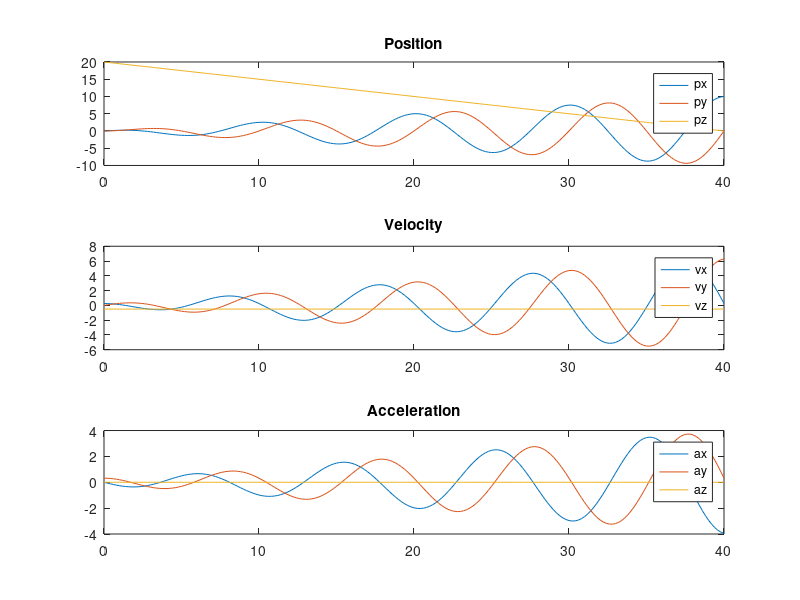
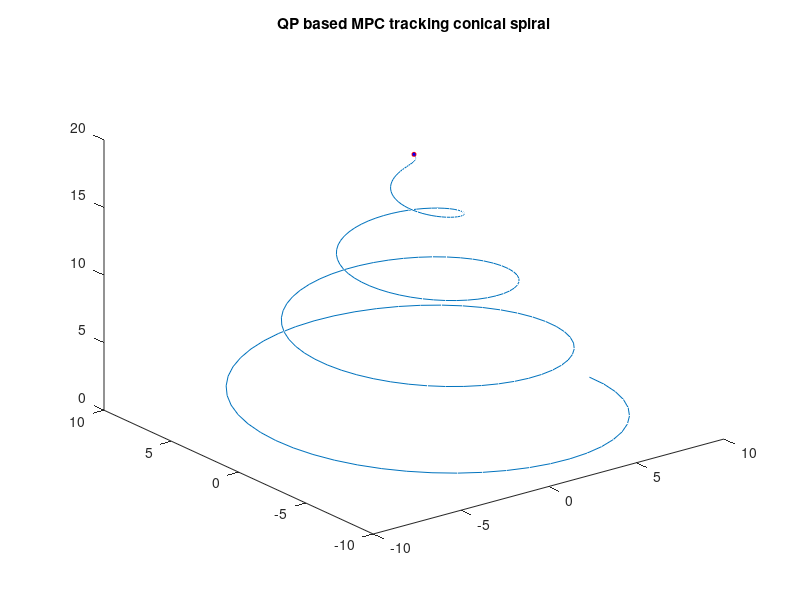

MATLAB code to generate these figures, in order: (Note: this script raises an error after producing the figures.)
close all;
clc;
clear;

%% Initial Condtions of the traj.
p_0 = [0,0,20];
v_0 = [0.25,0,-0.5];
a_0 = [0,0.5,0];

amp = 0.25; %0.25;
w = 0.2*pi; %0.0795; 
sample = 80; %200;
t_down = sample/2; %40
t_c = t_down;
z_0 = p_0(3);
i = 0;
dt = 0.2;
K = 20;

%soft constraints
v_u = [6,6,6];
v_d = [-6,-6,-1];
a_u = [3,3,3];
a_d = [-3,-3,-1];


%% Plot the reference traj.
for t = 0:dt:t_down
    
    i = i + 1;
    
    px(i) =  amp * t * cos(w * t);
    py(i) =  amp * t * sin(w * t);
    pz(i) = 20 - 0.5 * t;
    
    vx(i) = amp*cos(w*t)-amp*w*t.*sin(w*t);
    vy(i) = amp*sin(w*t)+amp*w*t.*cos(w*t);
    vz(i) = -0.5;
    
    ax(i) = -amp*w*sin(w*t)-amp*w*sin(w*t)-amp*w^2*t.*cos(w*t);
    ay(i) = amp*w*cos(w*t)+amp*w*cos(w*t)-amp*w^2*t.*sin(w*t);
    az(i) = 0;
    
end

t = 0:dt:t_down;

figure(1)

subplot(3,1,1)
plot(t,px)
hold on
plot(t,py)
hold on 
plot(t,pz)
legend('px','py','pz');
title('Position');

subplot(3,1,2)
plot(t,vx)
hold on
plot(t,vy)
hold on 
plot(t,vz)
legend('vx','vy','vz');
title('Velocity');


subplot(3,1,3)
plot(t,ax)
hold on
plot(t,ay)
hold on 
plot(t,az)
legend('ax','ay','az');
title('Acceleration');

figure(2)
plot3(px, py, pz);
title('QP based MPC tracking conical spiral')
hold on

%% MPC
j = 1;

log = [0 p_0 v_0 a_0];
plot3(log(j,2),log(j,3),log(j,4),'bo',...
            'MarkerSize',3,...
            'MarkerEdgeColor','r',...
            'MarkerFaceColor','b')
hold on

i= 0;
for t = dt:dt:t_down

    j = j + 1;
    t_f = t+K*dt-dt;
    p = zeros(K,3);
    v = zeros(K,3);
    a = zeros(K,3);
    
    for t_p = t:dt:t_f
        
        i = i + 1;
        
        p(i,1) = amp*t_p.*cos(w*t_p);
        p(i,2) = amp*t_p.*sin(w*t_p);
        p(i,3) = p_0(3)+ v_0(3)*t_p;
        
        v(i,1) = amp*cos(w*t_p)-amp*w*t_p.*sin(w*t_p);
        v(i,2) = amp*sin(w*t_p)+amp*w*t_p.*cos(w*t_p);
        v(i,3) = -0.5+0.5/(1+1/dt*t_down)*i;
        
        a(i,1) = -amp*w*sin(w*t_p)-amp*w*sin(w*t_p)-amp*w^2*t_p.*cos(w*t_p);
        a(i,2) = amp*w*cos(w*t_p)+amp*w*cos(w*t_p)-amp*w^2*t_p.*sin(w*t_p);
        a(i,3) = 0.5/(1+1/dt*t_down);
        
    end
    
    i = 0;
    
    for k =1:3
        p0 = p_0(k);
        v0 = v_0(k);
        a0 = a_0(k);
        vu = v_u(k);
        vd = v_d(k);
        au = a_u(k);
        ad = a_d(k);
        p_r = p(:,k);
        v_r = v(:,k);
        a_r = a(:,k);
        log_ = QP_based_MPC_Tracking(k, K, dt, p_r, v_r, a_r, p0, v0, a0,vu,vd,au,ad,t);
        p_0(k) = log_(2);
        v_0(k) = log_(3);
        a_0(k) = log_(4);
    end

    log = [log;t p_0 v_0 a_0];
    
    plot3(log(j,2),log(j,3),log(j,4),'bo',...
            'MarkerSize',3,...
            'MarkerEdgeColor','r',...
            'MarkerFaceColor','b');
    drawnow 
    %pause(0.03)
end

t = 0:dt:t_down;

figure(3)

subplot(3,1,1)
plot(t,log(:,2))
hold on
plot(t,log(:,3))
hold on 
plot(t,log(:,4))
legend('px','py','pz');
title('Position of tracking');

subplot(3,1,2)
plot(t,log(:,5))
hold on
plot(t,log(:,6))
hold on 
plot(t,log(:,7))
legend('vx','vy','vz');
title('Velocity of tracking');


subplot(3,1,3)
plot(t,log(:,8))
hold on
plot(t,log(:,9))
hold on 
plot(t,log(:,10))
legend('ax','ay','az');
title('Acceleration of tracking');
    
    